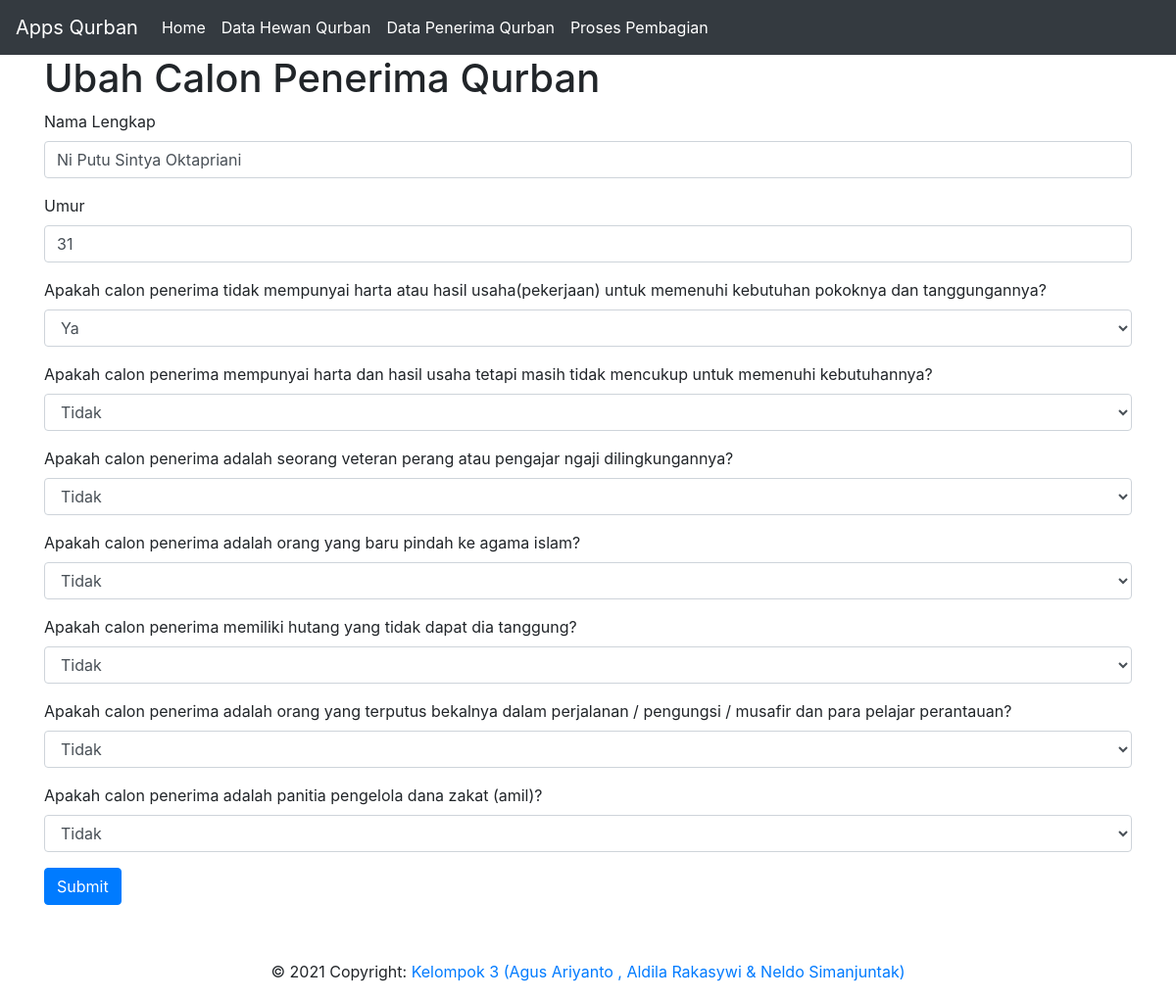
Screenshot of /1/penerima_edit with the database file from the repository.
### tables this page shows
CREATE TABLE penerima (
    id INTEGER PRIMARY KEY AUTOINCREMENT,
    created TIMESTAMP NOT NULL DEFAULT CURRENT_TIMESTAMP,
    nama TEXT NOT NULL,
    umur INTEGER,
    fakir INTEGER NOT NULL DEFAULT 0,
    miskin INTEGER NOT NULL DEFAULT 0,
    fisabilillah INTEGER NOT NULL DEFAULT 0,
    mualaf INTEGER NOT NULL DEFAULT 0,
    gharim INTEGER NOT NULL DEFAULT 0,
    ibnusabil INTEGER NOT NULL DEFAULT 0,
    amil INTEGER NOT NULL DEFAULT 0,
    bobot INTEGER NOT NULL DEFAULT 0,
    layak INTEGER NOT NULL DEFAULT 0
);

### app.py (the view, shortened to what this page needs)
@app.route('/<int:id>/penerima_edit', methods=('GET', 'POST'))
def penerima_edit(id):
    post = get_penerima(id)
    return render_template('penerima_edit.html', post=post)

### app.py (called while the page is built)
def get_db_connection():
    conn = sqlite3.connect('database.db')
    conn.row_factory = sqlite3.Row
    return conn

def get_jumlahhewan():
    conn = get_db_connection()
    post = conn.execute('SELECT COUNT(id) as jumlah_hewan FROM hewan').fetchone()
    conn.close()
    if post is None:
        abort(404)
    return post['jumlah_hewan']

def get_jumlahsapi():
    conn = get_db_connection()
    post = conn.execute('SELECT COUNT(id) as jumlah FROM hewan where jenis="Sapi"').fetchone()
    conn.close()
    if post is None:
        abort(404)
    return post['jumlah']

def get_jumlahkambing():
    conn = get_db_connection()
    post = conn.execute('SELECT COUNT(id) as jumlah FROM hewan where jenis="Kambing"').fetchone()
    conn.close()
    if post is None:
        abort(404)
    return post['jumlah']

def get_jumlahhewankilo():
    conn = get_db_connection()
    post = conn.execute('SELECT SUM(berat) as jumlah_hewan FROM hewan').fetchone()
    conn.close()
    if post is None:
        abort(404)
    return post['jumlah_hewan']

def get_jumlahsapikilo():
    conn = get_db_connection()
    post = conn.execute('SELECT SUM(berat) as jumlah FROM hewan where jenis="Sapi"').fetchone()
    conn.close()
    if post is None:
        abort(404)
    return post['jumlah']

def get_jumlahkambingkilo():
    conn = get_db_connection()
    post = conn.execute('SELECT SUM(berat) as jumlah FROM hewan where jenis="Kambing"').fetchone()
    conn.close()
    if post is None:
        abort(404)
    return post['jumlah']

def get_jumlahpenerima():
    conn = get_db_connection()
    post = conn.execute('SELECT COUNT(id) as jumlah FROM penerima').fetchone()
    conn.close()
    if post is None:
        abort(404)
    return post['jumlah']

def get_jumlahlayak():
    conn = get_db_connection()
    post = conn.execute('SELECT COUNT(id) as jumlah FROM penerima where layak=1').fetchone()
    conn.close()
    if post is None:
        abort(404)
    return post['jumlah']

def get_jumlahbelumlayak():
    conn = get_db_connection()
    post = conn.execute('SELECT COUNT(id) as jumlah FROM penerima where layak=0').fetchone()
    conn.close()
    if post is None:
        abort(404)
    return post['jumlah']

def get_penerima(post_id):
    conn = get_db_connection()
    post = conn.execute('SELECT * FROM penerima WHERE id = ?',
                        (post_id,)).fetchone()
    conn.close()
    if post is None:
        abort(404)
    return post

### templates/penerima_edit.html (shortened to what this page needs)
{% extends 'base.html' %}
{% block content %}
<h1>{% block title %} Ubah Calon Penerima Qurban {% endblock %}</h1>
<form method="post">
    <div class="form-group">
        <label for="nama">Nama Lengkap</label>
        <input type="text" name="nama" required=""
               placeholder="Masukkan Nama Lengkap Calon Penerima" class="form-control"
               value="{{ request.form['nama'] or post['nama'] }}"></input>
    </div>
    <div class="form-group">
        <label for="umur">Umur</label>
        <input type="number" name="umur" required=""
               placeholder="Masukkan Umur Calon Penerima" class="form-control"
               value="{{ request.form['umur'] or post['umur'] }}"></input>
    </div>
    <div class="form-group">
        <label for="fakir">Apakah calon penerima tidak mempunyai harta atau hasil usaha(pekerjaan) untuk memenuhi kebutuhan pokoknya dan tanggungannya?</label>
        <select name="fakir" class="form-control">
            <option value="{{ request.form['fakir'] or post['fakir'] }}">
                {% if post['fakir']==1 %}
                    Ya
                {% else %}
                    Tidak
                {% endif %}
            </option>
          </select>
    </div>
    <div class="form-group">
        <label for="miskin">Apakah calon penerima mempunyai harta dan hasil usaha tetapi masih tidak mencukup untuk memenuhi kebutuhannya?</label>
        <select name="miskin" class="form-control">
            <option value="{{ request.form['miskin'] or post['miskin'] }}">
                {% if post['miskin']==1 %}
                    Ya
                {% else %}
                    Tidak
                {% endif %}
            </option>
          </select>
    </div>
    <div class="form-group">
        <label for="fisabilillah">Apakah calon penerima adalah seorang veteran perang atau pengajar ngaji dilingkungannya?</label>
        <select name="fisabilillah" class="form-control">
            <option value="{{ request.form['fisabilillah'] or post['fisabilillah'] }}">
                {% if post['fisabilillah']==1 %}
                    Ya
                {% else %}
                    Tidak
                {% endif %}
            </option>
          </select>
    </div>
    <div class="form-group">
        <label for="mualaf">Apakah calon penerima adalah orang yang baru pindah ke agama islam?</label>
        <select name="mualaf" class="form-control">
            <option value="{{ request.form['mualaf'] or post['mualaf'] }}">
                {% if post['mualaf']==1 %}
                    Ya
                {% else %}
                    Tidak
                {% endif %}
            </option>
          </select>
    </div>
    <div class="form-group">
        <label for="gharim">Apakah calon penerima memiliki hutang yang tidak dapat dia tanggung?</label>
        <select name="gharim" class="form-control">
            <option value="{{ request.form['gharim'] or post['gharim'] }}">
                {% if post['gharim']==1 %}
                    Ya
                {% else %}
                    Tidak
                {% endif %}
            </option>
          </select>
    </div>
    <div class="form-group">
        <label for="ibnusabil">Apakah calon penerima adalah orang yang terputus bekalnya dalam perjalanan / pengungsi / musafir dan para pelajar perantauan?</label>
        <select name="ibnusabil" class="form-control">
            <option value="{{ request.form['ibnusabil'] or post['ibnusabil'] }}">
                {% if post['ibnusabil']==1 %}
                    Ya
                {% else %}
                    Tidak
                {% endif %}
            </option>
          </select>
    </div>
    <div class="form-group">
        <label for="amil">Apakah calon penerima adalah panitia pengelola dana zakat (amil)?</label>
        <select name="amil" class="form-control">
            <option value="{{ request.form['amil'] or post['amil'] }}">
                {% if post['amil']==1 %}
                    Ya
                {% else %}
                    Tidak
                {% endif %}
            </option>
          </select>
    </div>
    <div class="form-group">
        <button type="submit" class="btn btn-primary">Submit</button>
    </div>
</form>
{% endblock %}

### rows the page displays
penerima: nama "Ni Putu Sintya Oktapriani", umur "31", fakir "Ya", miskin "Tidak", fisabilillah "Tidak", mualaf "Tidak", gharim "Tidak", ibnusabil "Tidak", amil "Tidak"
